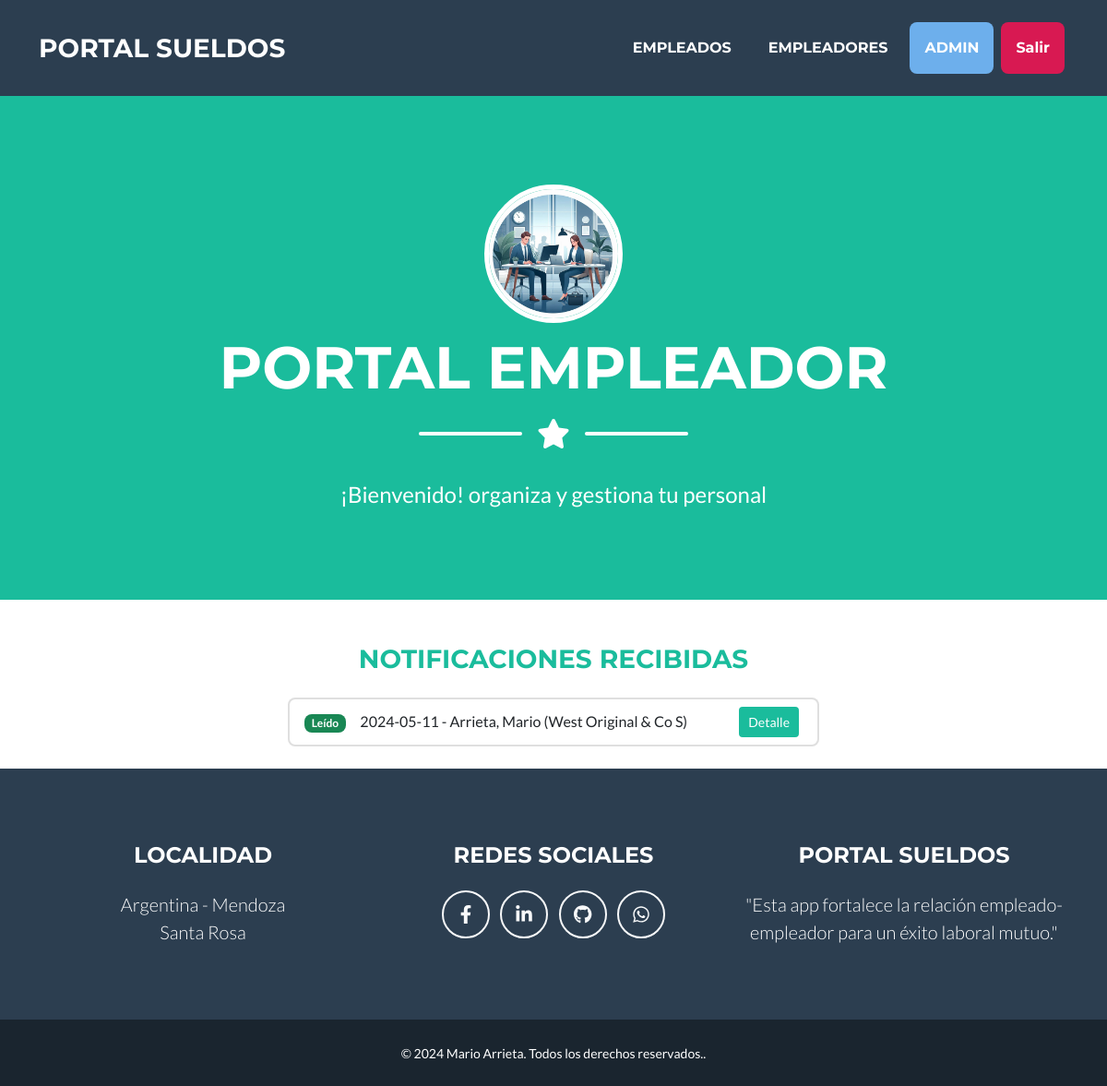
Before: /empleador/inicio/ (signed in) with the older database file.
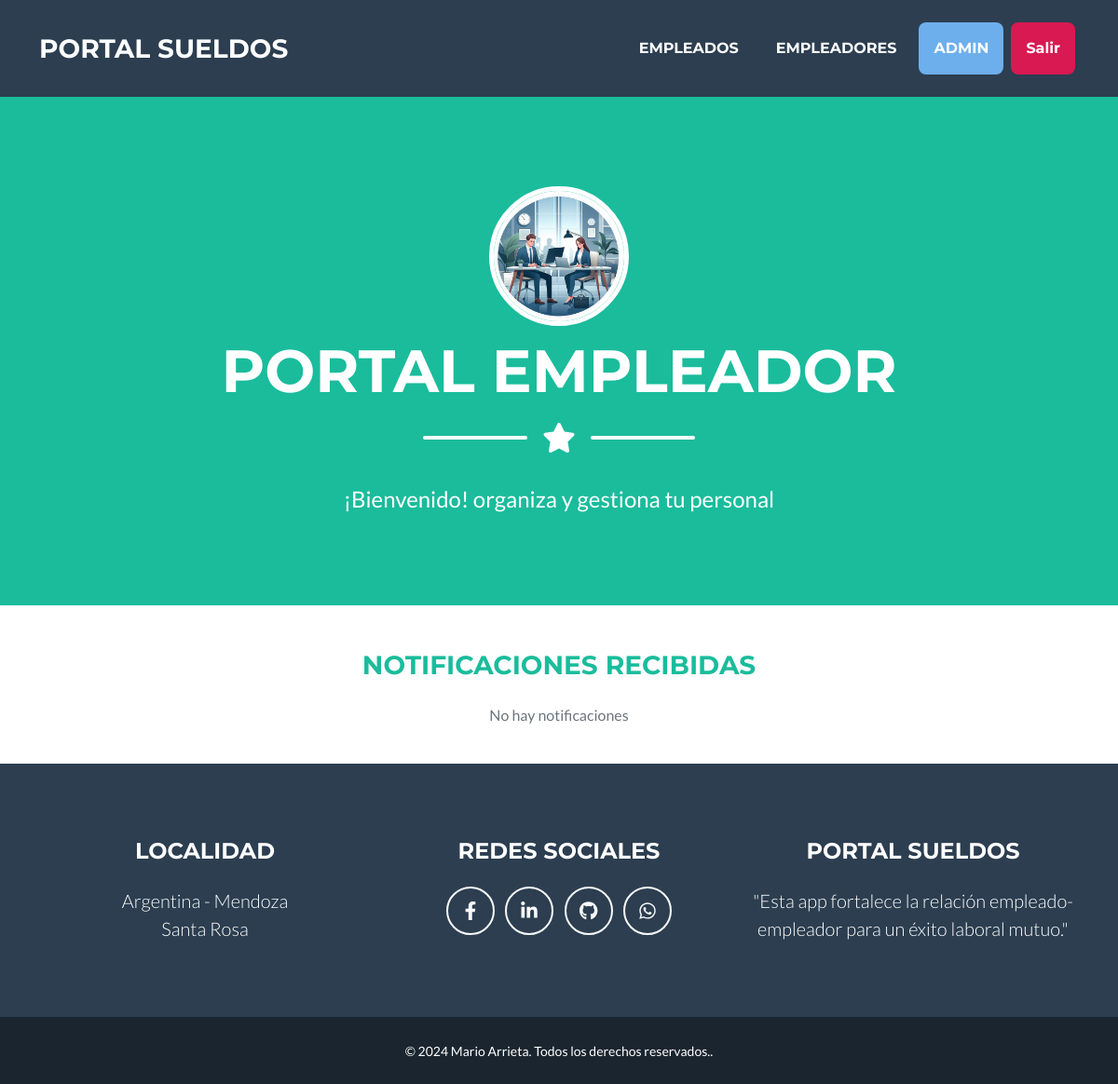
After: the same page with the newer database file.
### empleado/models.py (models this page shows)
class Notificaciones(models.Model):
    empleado = models.ForeignKey (Empleado, on_delete=models.CASCADE, verbose_name= "Empleado")
    fecha_notificacion = models.DateField(auto_now=True, verbose_name="Fecha de Notificación")
    tipo = models.CharField(max_length=20, choices=tipo_notificacion, verbose_name= "Tipo")
    descripcion = models.CharField(null= True, blank=True, max_length=200, verbose_name="Descripcion")
    visto = models.BooleanField (editable=False, default=False, verbose_name="Visto")
    def __str__(self):
        return f"{self.fecha_notificacion}  - {self.empleado.apellido}, {self.empleado.nombre} ({self.empleado.empleador.razonSocial.title()})"
    class Meta:
        verbose_name_plural = "Notificaciones"

### empleador/models.py (models this page shows, shortened)
class Empleado (models.Model):
    empleador = models.ForeignKey (Empleador, on_delete=models.CASCADE, verbose_name="Empleador")
    apellido = models.CharField(max_length=50, verbose_name="Apellido")
    nombre = models.CharField(max_length=50, verbose_name="Nombre")
    cuil = models.PositiveIntegerField(validators=[validate_cuil_length], unique=True, verbose_name="CUIL")
    fecha_ingreso = models.DateField(verbose_name="Fecha de ingreso")
    email = models.EmailField(verbose_name= "e-Mail ")
    class Meta:
        verbose_name = "Empleado"
        verbose_name_plural = "Empleados"

class Empleador (models.Model):
    razonSocial = models.CharField(max_length=50, verbose_name="Razon Social")
    cuit = models.PositiveIntegerField(validators=[validate_cuil_length], unique=True, verbose_name="CUIT")
    email = models.EmailField(verbose_name="e-Mail")
    class Meta:
        verbose_name = "Empleador"
        verbose_name_plural = "Empleadores"

### empleador/views.py (the view)
class NotificacionesRead(LoginRequiredMixin, ListView):
    model = Notificaciones
    template_name = "empleador/index.html"

### empleador/templates/empleador/index.html (shortened to what this page needs)
{% extends 'core/base.html' %}
{% load static %}
{% block  titulo%}
    <li class="nav-item mx-0 mx-lg-1">
        <a class="nav-link py-3 px-0 px-lg-3 rounded" href="{% url 'empleador:empleado_buscar' %}">Empleados</a>
    </li>
    <li class="nav-item mx-0 mx-lg-1">
        <a class="nav-link py-3 px-0 px-lg-3 rounded" href="{% url 'empleador:empleador_create' %}">Empleadores</a>
    </li>
    <li class="nav-item mx-0 mx-lg-1">
        <a class="nav-link py-3 px-0 px-lg-3 rounded" style="background-color: #6dafec; padding: 5px 10px; border-radius: 5px;">{{ user }}</a>
    </li>
    <li class="nav-item mx-0 mx-lg-1">
        <form action="{% url 'empleador:logout' %}" method="post">
            <button type="submit" class="nav-link py-3 px-0 px-lg-3 rounded" style="background-color: #d81952; padding: 5px 10px; border-radius: 5px; border: none; color: white;">Salir</button>
        </form>
    </li>
{% endblock titulo %}
{% block imagen %}
   {% static 'empleador/img/empleador.webp' %}
{% endblock imagen %}
{% block pagina%}
   PORTAL EMPLEADOR
{% endblock pagina%}
{% block mensaje%}
    ¡Bienvenido! organiza y gestiona tu personal
{% endblock mensaje%}
{% block formulario %}
        <br>
        <div class="row justify-content-center m-0 mt-4">
            <div class="col-lg-12 text-center">
                <h3 class="text-primary mb-4">NOTIFICACIONES RECIBIDAS</h3>
            </div>
        </div>
        {% if object_list %}
        <div class="row justify-content-center m-0">
            <div class="col-lg-6  ">
                <ul class="list-group">
                    {% for notificaciones in object_list %}
                    <li class="list-group-item d-flex justify-content-between align-items-center">
                        <div>
                            {% if notificaciones.visto %}
                                <span class="badge bg-success">Leído</span>&nbsp;&nbsp;&nbsp;&nbsp;
                            {% else %}
                                <span class="badge bg-warning text-dark">No leído</span>&nbsp;&nbsp;&nbsp;&nbsp;
                            {% endif %}
                                {{notificaciones}}
                       </div>
                        <div>
                            <a href="{% url 'empleador:notificaciones_detail' notificaciones.id %}" class="btn btn-sm btn-primary mx-1">Detalle</a>
                        </div>
                    </li>
                    {% endfor %}
                </ul>
            </div>
        </div>
        <br>
        {% else %}
        <div class="row justify-content-center m-0">
            <div class="col-lg-5 text-center">
                <p class="text-muted">No hay notificaciones</p>
            </div>
        </div>
        <br>
        {% endif %}
{% endblock formulario%}

Changed rows visible on the page:
removed Notificaciones: visto "Leído", fecha_notificacion+empleado "2024-05-11 - Arrieta, Mario (West Original & Co S)"
Other visible differences:
text now shown: "No hay notificaciones"
